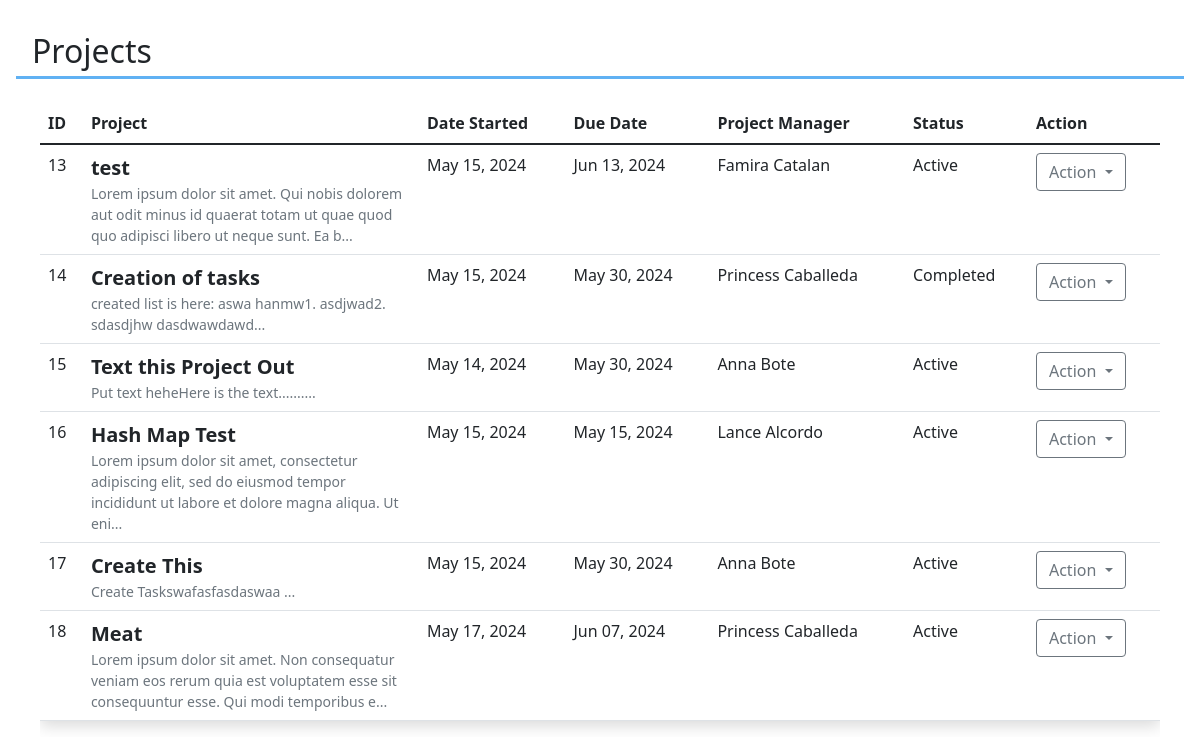
The app's page /containers/projects.php, older data.
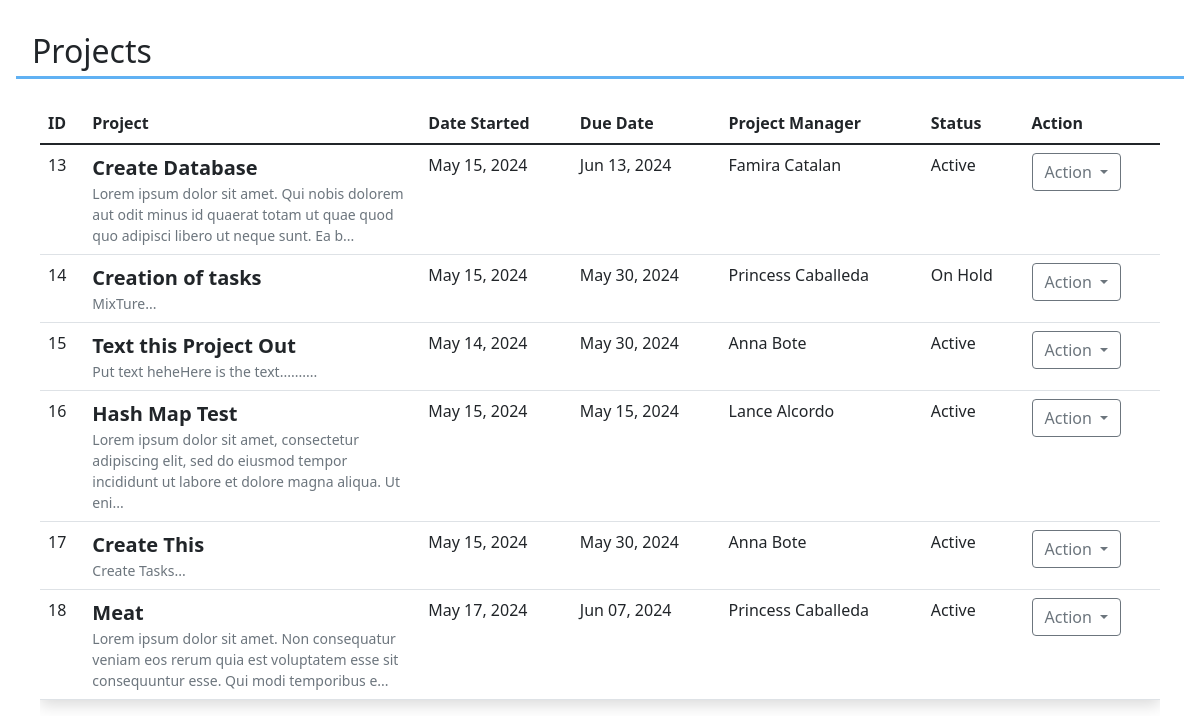
The same page, newer data.
### tables this page shows
CREATE TABLE `projects` (
  `project_id` int(6) NOT NULL,
  `project_name` varchar(50) NOT NULL,
  `start_date` date NOT NULL,
  `end_date` date NOT NULL,
  `project_manager` int(6) DEFAULT NULL,
  `project_status` enum('Active','Completed','On Hold') NOT NULL,
  `proj_description` mediumtext DEFAULT NULL
);

### containers/projects.php (the view, shortened to what this page needs)
<!DOCTYPE html>
<html lang="en">
<head>
    <link rel="stylesheet" href="styles/dashboard.css">
    <link href="https://maxcdn.bootstrapcdn.com/bootstrap/5.1.3/css/bootstrap.min.css" rel="stylesheet">
</head>
<body>
    <div class="body p-3">
        <section class="pageTitle1 p-3">
            <h2>Projects</h2>
        </section>
        <div class="separator"></div>
        <section class="p-4">
            <div class="table-responsive">
                <table class="table datatable">
                    <thead class="thead-dark">
                        <tr>
                            <th scope="col">ID</th>
                            <th scope="col" class="project-column">Project</th>
                            <th scope="col">Date Started</th>
                            <th scope="col">Due Date</th>
                            <th scope="col">Project Manager</th>
                            <th scope="col">Status</th>
                            <th scope="col">Action</th>
                        </tr>
                    </thead>
                    <tbody id="addData">
                        <?php
                        include "dbConnect.php";
                        $sql = "SELECT p.project_id, p.project_name, p.start_date, p.end_date,
                                   CONCAT(e.empl_firstname, ' ', e.empl_lastname) AS project_manager_name,
                                   p.project_status, p.proj_description
                                FROM projects p
                                INNER JOIN employees e ON p.project_manager = e.emp_id";
                        $result = mysqli_query($conn, $sql);
                        if (mysqli_num_rows($result) > 0) {
                            while ($row = mysqli_fetch_assoc($result)) {
                                $content = base64_decode($row['proj_description']);
                                $plainTextContent = strip_tags($content);
                                $shortContent = substr($plainTextContent, 0, 130) . '...';
                                echo "<tr>";
                                echo "<td>" . $row['project_id'] . "</td>";
                                echo "<td class='project-column'><div><div class='fw-bold fs-5'>" . $row['project_name'] . "</div>
                                    <div class='text-wrap text-muted small'>" . $shortContent . "</div>
                                    </div></td>";
                                echo "<td>" . date('M d, Y', strtotime($row['start_date'])) . "</td>";
                                echo "<td>" . date('M d, Y', strtotime($row['end_date'])) . "</td>";
                                echo "<td>" . $row['project_manager_name'] . "</td>";
                                echo "<td>" . $row['project_status'] . "</td>";
                                echo "<td><div class='btn-group'>
                                <button type='button' class='btn btn-outline-secondary dropdown-toggle' data-bs-toggle='dropdown' aria-expanded='false'>
                                  Action
                                </button>
                                <ul class='dropdown-menu'>
                                  <li><a id = 'projviewbtn' class='projviewbtn dropdown-item' href='#' data-projId=" . $row['project_id'] . ">View</a></li>
                                  <li><hr class='dropdown-divider'></li>
                                  <li><a id = 'projeditbtn'  class='projeditbtn dropdown-item' href='#' data-projId=" . $row['project_id'] . ">Edit</a></li>
                                </ul>
                              </div>
                                  </td>";
                                echo "</tr>";
                            }
                        } else {
                            echo "<tr><td colspan='7'>No projects found</td></tr>";
                        }
                        ?>
                    </tbody>
                </table>
            </div>
        </section>
    </div>
</body>
</html>

### styles/dashboard.css (style rules this page uses)
.separator { border-bottom: 3px solid #60b1f3; padding-bottom: 5px; }
.body .pageTitle1 h2 { margin-bottom: -15px; }
.table { box-shadow: rgba(0, 0, 0, 0.15) 0px 5px 15px 0px; }
.project-column { width: 30%; word-break: break-word; }
.text-wrap { word-break: break-word; white-space: normal; }

Row changes from the older to the newer data that the page shows:
changed projects id 13: project_name "test" → "Create Database"
changed projects "Creation of tasks": proj_description "created list is here: aswa hanmw1. asdjwad2. sdasdjhw dasdwawdawd..." → "MixTure..."; project_status "Completed" → "On Hold"
changed projects "Create This": proj_description "Create Taskswafasfasdaswaa ..." → "Create Tasks..."
